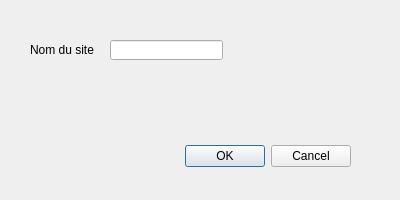
<?xml version="1.0" encoding="UTF-8"?>
<ui version="4.0">
 <class>FEN_AjouterSite</class>
 <widget class="QDialog" name="FEN_AjouterSite">
  <property name="geometry">
   <rect>
    <x>0</x>
    <y>0</y>
    <width>400</width>
    <height>200</height>
   </rect>
  </property>
  <property name="minimumSize">
   <size>
    <width>400</width>
    <height>200</height>
   </size>
  </property>
  <property name="maximumSize">
   <size>
    <width>400</width>
    <height>200</height>
   </size>
  </property>
  <property name="font">
   <font>
    <weight>50</weight>
    <bold>false</bold>
   </font>
  </property>
  <property name="windowTitle">
   <string>Fenêtre - Ajouter un nouveau site</string>
  </property>
  <widget class="QDialogButtonBox" name="DBB_dialog">
   <property name="geometry">
    <rect>
     <x>10</x>
     <y>140</y>
     <width>341</width>
     <height>32</height>
    </rect>
   </property>
   <property name="font">
    <font>
     <weight>50</weight>
     <bold>false</bold>
    </font>
   </property>
   <property name="whatsThis">
    <string>&lt;html&gt;&lt;head/&gt;&lt;body&gt;&lt;p&gt;&lt;br/&gt;&lt;/p&gt;&lt;/body&gt;&lt;/html&gt;</string>
   </property>
   <property name="orientation">
    <enum>Qt::Horizontal</enum>
   </property>
   <property name="standardButtons">
    <set>QDialogButtonBox::Cancel|QDialogButtonBox::Ok</set>
   </property>
  </widget>
  <widget class="QLineEdit" name="LE_nom">
   <property name="geometry">
    <rect>
     <x>110</x>
     <y>40</y>
     <width>113</width>
     <height>20</height>
    </rect>
   </property>
   <property name="inputMask">
    <string/>
   </property>
   <property name="maxLength">
    <number>120</number>
   </property>
  </widget>
  <widget class="QLabel" name="label">
   <property name="geometry">
    <rect>
     <x>30</x>
     <y>40</y>
     <width>71</width>
     <height>20</height>
    </rect>
   </property>
   <property name="text">
    <string>Nom du site</string>
   </property>
  </widget>
 </widget>
 <resources/>
 <connections>
  <connection>
   <sender>DBB_dialog</sender>
   <signal>accepted()</signal>
   <receiver>FEN_AjouterSite</receiver>
   <slot>accept()</slot>
   <hints>
    <hint type="sourcelabel">
     <x>248</x>
     <y>254</y>
    </hint>
    <hint type="destinationlabel">
     <x>157</x>
     <y>274</y>
    </hint>
   </hints>
  </connection>
  <connection>
   <sender>DBB_dialog</sender>
   <signal>rejected()</signal>
   <receiver>FEN_AjouterSite</receiver>
   <slot>reject()</slot>
   <hints>
    <hint type="sourcelabel">
     <x>316</x>
     <y>260</y>
    </hint>
    <hint type="destinationlabel">
     <x>286</x>
     <y>274</y>
    </hint>
   </hints>
  </connection>
 </connections>
</ui>
